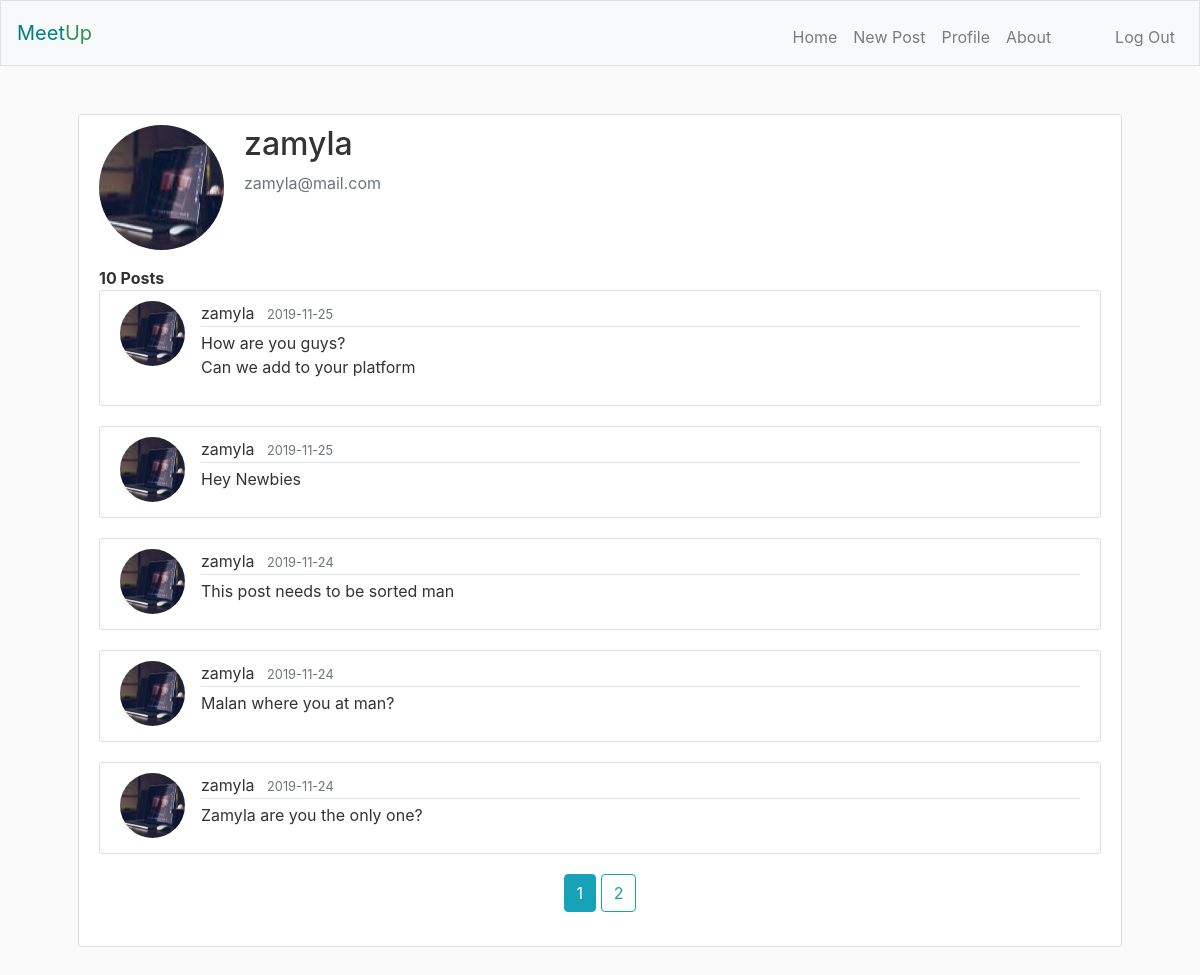
The app's page /users/zamyla (signed in) with its own data.
### meetup/models.py (models this page shows, shortened)
class User(db.Model, UserMixin):
    id = db.Column(db.Integer, primary_key=True)
    username = db.Column(db.String(20), unique=True, nullable=False)
    email = db.Column(db.String(255), unique=True, nullable=False)
    image_file = db.Column(db.String(20), nullable=False, default='no-img.png')
    password = db.Column(db.String(60), nullable=False)
    posts = db.relationship('Post', backref='owner', lazy=True)

class Post(db.Model):
    id = db.Column(db.Integer, primary_key=True)
    message = db.Column(db.Text, nullable=False)
    posted_at = db.Column(db.DateTime, default=datetime.utcnow)
    owner_id = db.Column(db.Integer, db.ForeignKey('user.id'), nullable=False)

### meetup/users/routes.py (the view)
@users.route('/users/<string:username>')
def user_posts(username):
    page = request.args.get('page', 1, type=int)
    user = User.query.filter_by(username=username).first_or_404()
    posts = Post.query.filter_by(owner=user).order_by(
        Post.posted_at.desc()).paginate(page=page, per_page=5)
    return render_template('user_posts.html', posts=posts, user=user)

### meetup/models.py (called while the page is built)
@login_manager.user_loader
def load_user(user_id):
    return User.query.get(int(user_id))

### meetup/templates/user_posts.html (shortened to what this page needs)
{% extends "layout.html" %}
{% block main %}
    <div class="media">
        <img class="rounded-circle account-img" src="{{ url_for('static', filename='profile-imgs/' + user.image_file) }}" />
        <div class="media-body">
            <h2 class="account-heading">{{ user.username }}</h2>
            <p class="text-secondary">{{ user.email }}</p>
        </div>
    </div>
    <div><strong>{{ posts.total }} Posts</strong></div>
    {% for post in posts.items %}
        <a id="post-link" href="{{ url_for('posts.post', post_id=post.id) }}">
            <article class="media content-section">
                <img class="rounded-circle article-img" src="{{ url_for('static', filename='profile-imgs/' + post.owner.image_file) }}" />
            <div class="media-body">
                <div class="article-metadata">
                    <span class="mr-2">{{ post.owner.username }}</span>
                    <small class="text-muted">{{ post.posted_at.strftime('%Y-%m-%d') }}</small>
                </div>
                <p class="article-content">{{ post.message }}</p>
            </div>
            </article>
        </a>
    {% endfor %}
    <div class="text-center">
    {% for page_num in posts.iter_pages(left_edge=1, right_edge=1, left_current=2, right_current=3) %}
        {% if page_num %}
            {% if posts.page == page_num %}
                <a class="btn btn-info mb-4" href="{{ url_for('users.user_posts', username=user.username, page=page_num) }}">{{ page_num }}</a>
            {% else %}
                <a class="btn btn-outline-info mb-4" href="{{ url_for('users.user_posts', username=user.username, page=page_num) }}">{{ page_num }}</a>
            {% endif%}
        {% else %}
            ...
        {% endif %}
    {% endfor %}
    </div>
{% endblock %}

### meetup/static/styles.css (style rules this page uses)
body { background: #fafafa; color: #333333; }
.article-content { white-space: pre-line; }
.article-img { height: 65px; width: 65px; margin-right: 16px; }
.article-metadata { padding-bottom: 1px; margin-bottom: 4px; border-bottom: 1px solid #e3e3e3 }
.content-section { background: #ffffff; padding: 10px 20px; border: 1px solid #dddddd; border-radius: 3px; margin-bottom: 20px; }
.account-img { height: 125px; width: 125px; margin-right: 20px; margin-bottom: 16px; }
#post-link { color: #333333; text-decoration: none; }

### records on screen
User: image_file (picture), username "zamyla", email "zamyla@mail.com"
Post: image_file (picture), owner.username "zamyla", posted_at "2019-11-25", message "How are you guys? Can we add to your platform"
Post: image_file (picture), owner.username "zamyla", posted_at "2019-11-25", message "Hey Newbies"
Post: image_file (picture), owner.username "zamyla", posted_at "2019-11-24", message "This post needs to be sorted man"
Post: image_file (picture), owner.username "zamyla", posted_at "2019-11-24", message "Malan where you at man?"
Post: image_file (picture), owner.username "zamyla", posted_at "2019-11-24", message "Zamyla are you the only one?"

### other values on screen
{{ posts.total }} "10"
{{ page_num }} "1"
{{ page_num }} "2"
